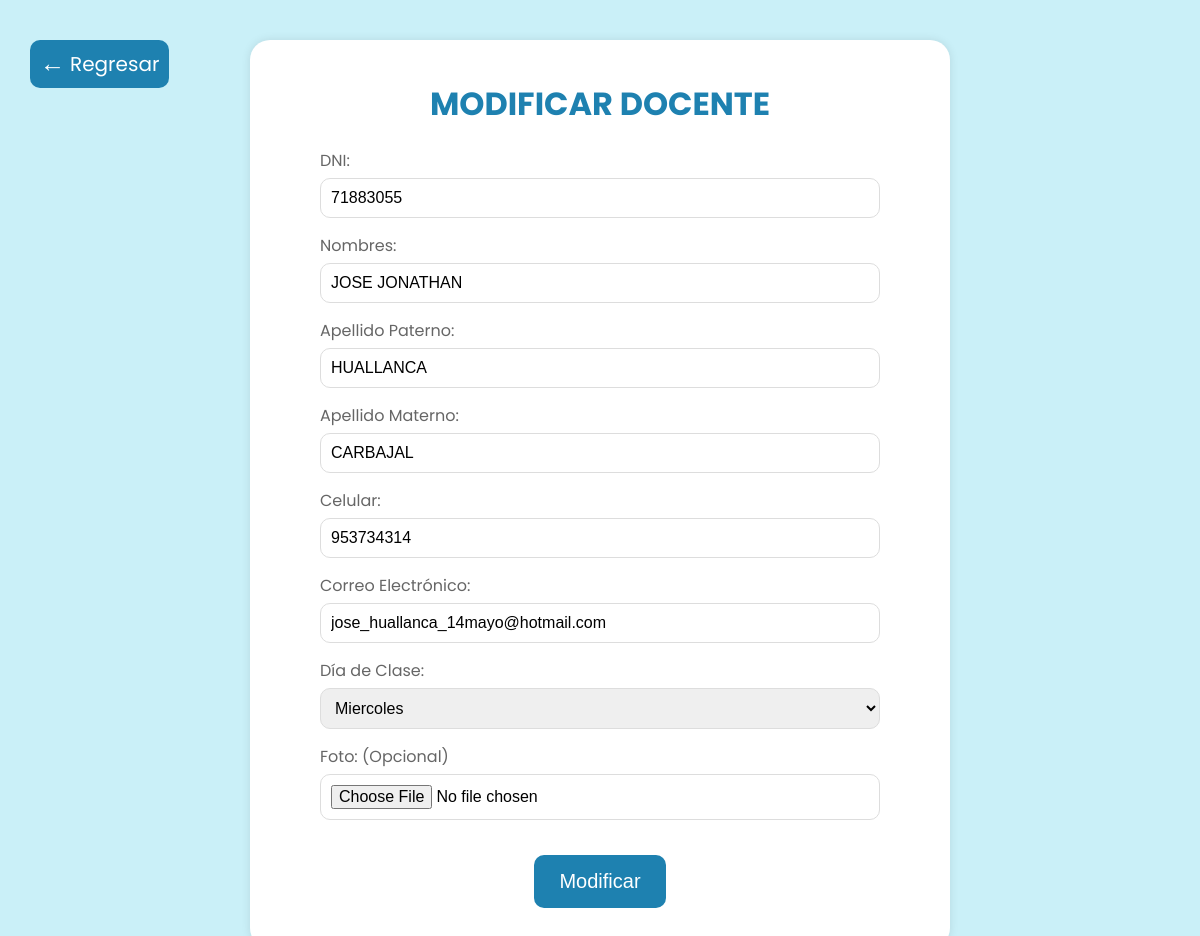
Screenshot of /Docentes/Frontend/form_modificar.php?id=1 (signed in) with the database file from the repository.
### tables this page shows
CREATE TABLE `docentes` (
  `id_docente` int(11) NOT NULL,
  `dni` int(11) NOT NULL,
  `nombres` varchar(70) NOT NULL,
  `apellidoPaterno` varchar(70) NOT NULL,
  `apellidoMaterno` varchar(70) NOT NULL,
  `celular` int(9) NOT NULL,
  `correo` varchar(70) NOT NULL,
  `dia_clase` varchar(70) NOT NULL,
  `foto` varchar(200) NOT NULL,
  `borrado` int(11) NOT NULL,
  `curso` int(3) NOT NULL
);

### Docentes/Frontend/form_modificar.php (the view, shortened to what this page needs)
<?php
include("../../connection.php");
$idDoc = $_GET["id"];
$query_select = "SELECT * FROM docentes WHERE docentes.id_docente = $idDoc";
$result = mysqli_query($link, $query_select);
?>
<!DOCTYPE html>
<html lang="es">
<head>
    <link rel="stylesheet" href="form_modificar.css">
</head>
<body>
    <?php
    if ($result) {
        $row = mysqli_fetch_array($result);
        if ($row["id_docente"] != null) {
        ?>
        <div class="container" >
            <h1 class="title" >MODIFICAR DOCENTE</h1>
            <form action="../Backend/modificar.php" method="POST" enctype="multipart/form-data">
                <div class="form-group" >
                    <label for="dni">DNI:</label>
                    <input class="text" type="text" name="dni" id="dni" required value="<?php echo $row['dni'];?>">
                </div>
                <div class="form-group">
                    <label for="nombres">Nombres:</label>
                    <input class="text" type="text" name="nombres" id="nombres" required value="<?php echo $row['nombres'];?>">
                </div>
                <div class="form-group">
                    <label for="apellidoPaterno">Apellido Paterno:</label>
                    <input class="text" type="text" name="apellidoPaterno" id="apellidoPaterno" required value="<?php echo $row['apellidoPaterno'];?>">
                </div>
                <div class="form-group">
                    <label for="apellidoMaterno">Apellido Materno:</label>
                    <input class="text" type="text" name="apellidoMaterno" id="apellidoMaterno" required value="<?php echo $row['apellidoMaterno'];?>">
                </div>
                <div class="form-group">
                    <label for="celular">Celular:</label>
                    <input class="text" type="text" name="celular" id="celular" required value="<?php echo $row['celular'];?>">
                </div>
                <div class="form-group">
                    <label for="correo">Correo Electrónico:</label>
                    <input class="text" type="text" name="correo" id="correo" required value="<?php echo $row['correo'];?>">
                </div>
                <div class="form-group">
                    <label for="dia_clase">Día de Clase:</label>
                    <select class="text" name="dia_clase" id="dia_clase" required>
                        <option value="<?php echo $row['dia_clase'];?>"><?php echo $row["dia_clase"];?></option>
                    </select>
                </div>
                <div class="form-group">
                    <label for="foto">Foto: (Opcional)</label>
                    <input class="text" type="file" name="foto" id="foto">
                </div>
                <div class="btn" >
                    <input class="btn-enviar" type="submit" name="enviar" id="enviar" value="Modificar">
                </div>
            </form>
        </div>
        <?php
        }
        ?>
        <div class="regresar" >
            <a href="tabla_registros.php"><span class="flecha">&larr;</span> Regresar</a>
        </div>
    </body>
    </html>
    <?php
    } else {
    }
?>

### Docentes/Frontend/form_modificar.css (style rules this page uses)
* { box-sizing: border-box; margin: 0; padding: 0; }
body { margin: 0; background-color: #CAF0F8; font-family: "Poppins", sans-serif; }
.container { max-width: 700px; margin: 40px auto; background-color: #ffffff; padding: 40px 70px; border-radius: 20px; box-shadow: 0 0 10px rgba(0, 0, 0, 0.1); animation: formulario4k 0.6s ease-in-out; }
.title { text-align: center; margin-bottom: 20px; color: #1E81B0; }
.form-group { margin-bottom: 15px; }
label { display: block; margin-bottom: 5px; color: #666666; }
.text { width: 100%; padding: 10px; font-size: 16px; border: 1px solid #dddddd; border-radius: 10px; }
div .btn { padding: 20px 0px 0px 0px ; text-align: center; }
div .btn-enviar { text-align: center; background-color: #1E81B0; color: white; border: none; padding: 15px 25px; font-size: 20px; cursor: pointer; border-radius: 10px; transition: transform 0.3s ease, background-color 0.3s ease; }
.regresar { position: absolute; top: 40px; left: 30px; animation: btn-regresar 0.6s ease-in-out; }
.regresar a { padding: 5px 10px; border-radius: 10px; background-color: #1E81B0; display: flex; align-items: center; text-decoration: none; color:white; font-size: 20px; transition: transform 0.3s ease, background-color 0.3s ease; }
.regresar .flecha { margin-right: 5px; font-size: 25px; }

### rows the page displays
docentes: dni "71883055", nombres "JOSE JONATHAN", apellidoPaterno "HUALLANCA", apellidoMaterno "CARBAJAL", celular "953734314", correo "jose_huallanca_14mayo@hotmail.com", dia_clase "Miercoles"
